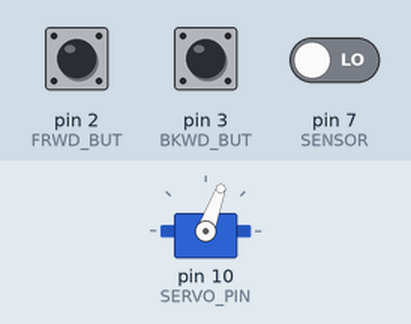
The sketch below on a simulated Arduino Uno, built with avr-gcc and run on an emulated ATmega328P. Shown: servo. The test bench sets the inputs (shaded band); at power-on: pin 7 (SENSOR) LOW, pin 3 (BKWD_BUT) HIGH, pin 2 (FRWD_BUT) HIGH.

Above: at 0.9 s.
1.0 s: pin 7 (SENSOR) driven HIGH
At 2.2 s:
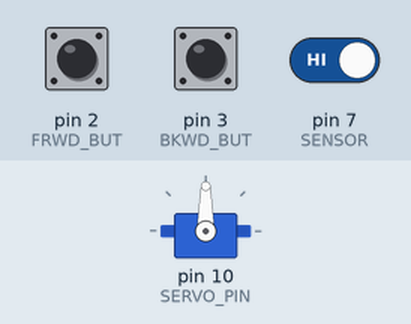
2.6 s: pin 3 (BKWD_BUT) pulled LOW for 0.15 s
At 4.0 s:
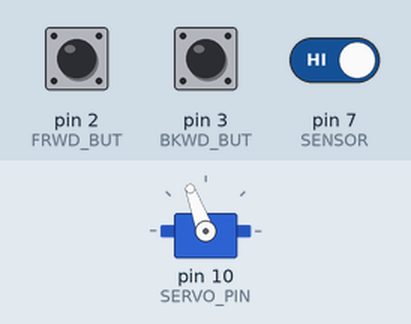
Timing chart, 0 to 5.6 s (numbered marks = the images above; inputs shaded):
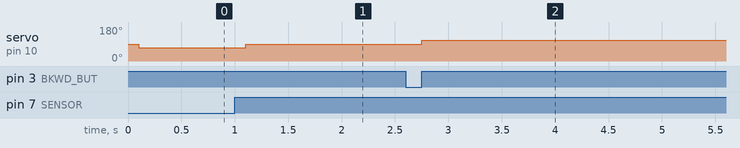

The sketch:

servo_tester_per_cycle.ino
```cpp
/*
 * servo tester using line tracing sensor
 *
 * written by jihoonkimtech
 *
 * last modified at 2025-03-18
*/

#include <Servo.h>    // library of servo
Servo SERVO;          // object of Servo class

#define SERVO_PIN 10  // servo motor
#define SENSOR 7      // line tracing sensor
#define BKWD_BUT 3    // backward button
#define FRWD_BUT 2    // forward button

#define SERVO_FRWD 110  // rotate clockwise servo
#define SERVO_BKWD 70   // rotate anti-clockwise servo
#define SERVO_STOP 90   // stop rotate servo

void setup() {
  Serial.begin(9600);               // for debug

  pinMode(BKWD_BUT, INPUT_PULLUP);
  pinMode(FRWD_BUT, INPUT_PULLUP);
  pinMode(SENSOR, INPUT);           // pinmode set-up

  SERVO.attach(SERVO_PIN);          // attach servo
  SERVO.write(SERVO_STOP);          // stop servo
  servo_init();
}

void loop() {
  if(_checkButton(BKWD_BUT)){      // if pressed backward button?
    servo_cycle(SERVO_FRWD);
  }

  if(_checkButton(FRWD_BUT)){      // if press forward button?
    servo_cycle(SERVO_BKWD);
  }
}

bool _checkButton(int pin){        // double check for chattering
  if(!digitalRead(pin)){
    delay(50);
    if(!digitalRead(pin)) return true;
    else return false;
  } else {
    return false;
  }
}

bool _checkSensor(int pin){       // inspect sensor values for instability
  bool prev = digitalRead(pin);   // check value
  delay(50);
  bool now = digitalRead(pin);
  delay(50);

  if(prev != now)                 // not equal prev value and new value?
    bool now = digitalRead(pin);  // re-sensing

  return now;
}

void servo_init() {                   // initializing servo motor
  if(_checkSensor(SENSOR)) return;    // already reached the point of reference -> end.


  SERVO.write(SERVO_BKWD);            // servo rotate
  while(!_checkSensor(SENSOR));       // break if sensor find point of reference
  SERVO.write(SERVO_STOP);            // stop servo

  return;
}

void servo_cycle(int direction) {   // rotating the servo motor around once
  servo_init();

  for(int i = 0; i < 4; i++) {
    SERVO.write(direction);
    while(_checkSensor(SENSOR));    // rotation until out of point of reference
    SERVO.write(SERVO_STOP);

    SERVO.write(direction);
    while(!_checkSensor(SENSOR));   // rotation until entering the point of reference
    SERVO.write(SERVO_STOP);
  }

  return;
}
```

Measured:
- after the input at 1.0 s, servo on pin 10 (SERVO_PIN): 70° → 90° after 0.10 s
- after the input at 2.6 s, servo on pin 10 (SERVO_PIN): 90° → 110° after 0.15 s
